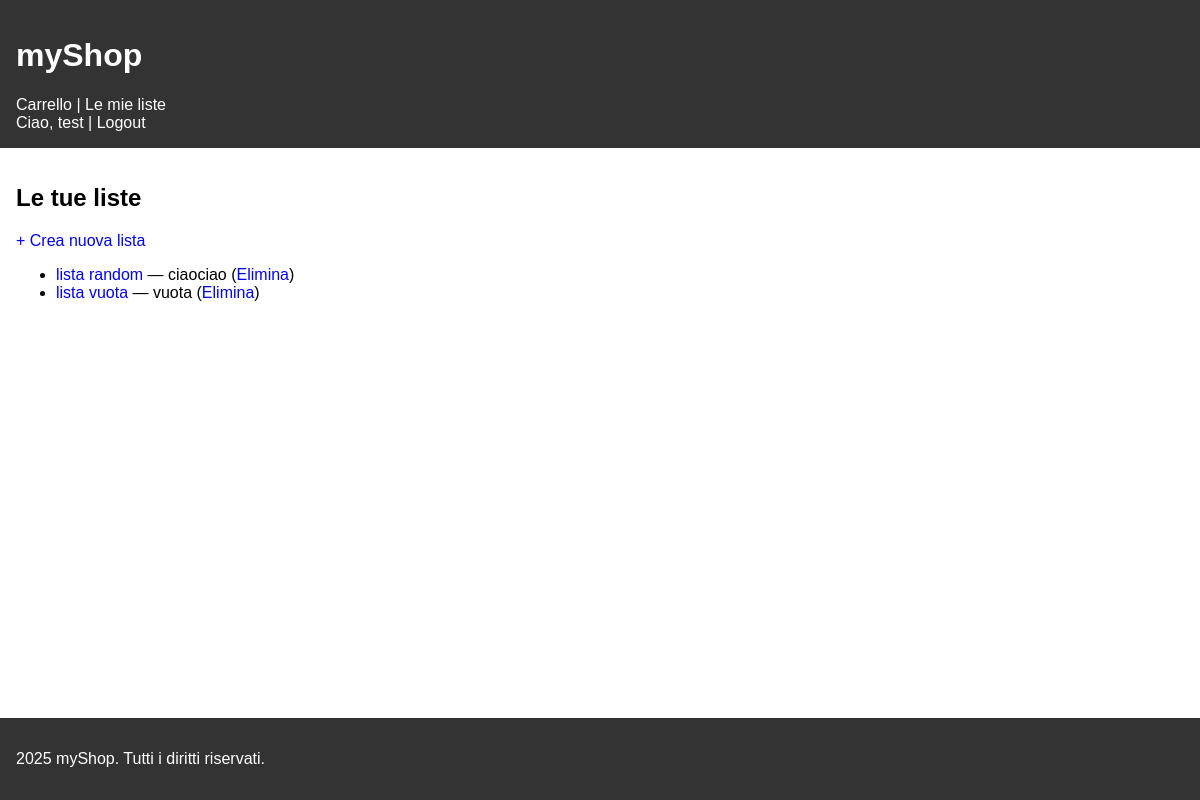
The app's page /liste.php (signed in) with its own data.
### tables this page shows
CREATE TABLE IF NOT EXISTS `liste` (
  `id` int NOT NULL AUTO_INCREMENT,
  `id_utente` int NOT NULL,
  `nome` varchar(64) NOT NULL,
  `descrizione` varchar(1024) DEFAULT NULL,
  PRIMARY KEY (`id`),
  KEY `id_utente` (`id_utente`)
);

### liste.php (the view)
<?php
require 'config/db.php';
include 'templates/header.php';
$idUtente = $_SESSION['user_id'];
$stmt = $pdo->prepare("SELECT * FROM liste WHERE id_utente = ?");
$stmt->execute([$idUtente]);
$liste = $stmt->fetchAll(PDO::FETCH_ASSOC);
?>
<h2>Le tue liste</h2>
<a href="nuovaLista.php">+ Crea nuova lista</a>
<ul>
<?php foreach ($liste as $l): ?>
    <li>
        <a href="dettagliLista.php?id=<?= $l['id'] ?>">
            <?= htmlspecialchars($l['nome']) ?>
        </a>
        — <?= htmlspecialchars($l['descrizione']) ?>
        (<a href="resources/elimina_lista.php?id=<?= $l['id'] ?>" onclick="return confirm('Eliminare la lista?')">Elimina</a>)
    </li>
<?php endforeach; ?>
</ul>
<?php include 'templates/footer.php'; ?>

### style.css (style rules this page uses)
body { font-family: Arial, sans-serif; margin: 0; padding: 0; display: flex; flex-direction: column; min-height: 100vh; height: 100%; }
a { text-decoration: none; color: blue; }

### records on screen
liste: nome "lista random", descrizione "ciaociao"
liste: nome "lista vuota", descrizione "vuota"

### other values on screen
current_user()['name'] "test"
